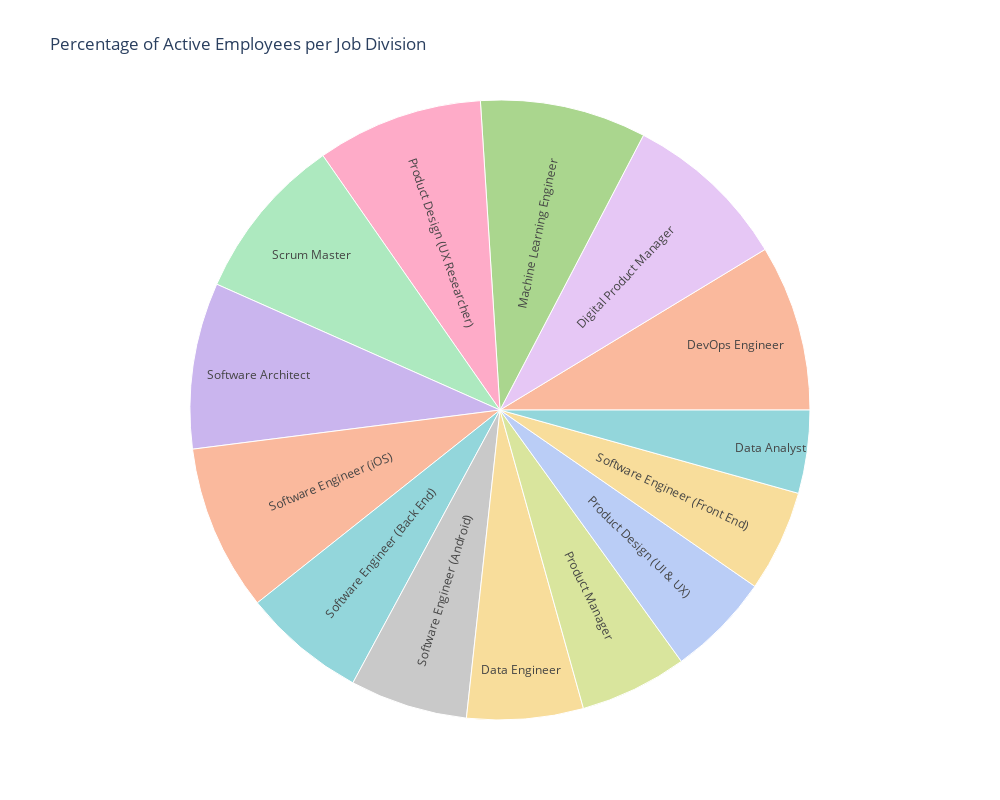

Notebook source saved alongside this figure:
### Code cell
import plotly.express as px

fig = px.sunburst(Pekerjaan_yes_no, path=['Pekerjaan'], values='active_percent',
                 color='Pekerjaan', hover_data=['Pekerjaan', 'active_percent', 'total'],
                 title='Percentage of Active Employees per Job Division',
                 color_discrete_sequence=px.colors.qualitative.Pastel,
                 width=1000, height=800)

fig.update_traces(sort=True)
fig.update_layout(legend=dict(orientation="h", x=0, y=1.1))
fig.update_traces(hovertemplate="<br>".join([
    "<b>Job Division:</b> %{label}",
    "<b>Active Percentage:</b> %{value:.2%}"]))

fig.show()

### Figure 1 — Plotly figure (JSON) as saved in the notebook; plotly's stock layout.template omitted (floating-point values rounded to 4 significant figures)
{"data": [{"branchvalues": "total", "customdata": [["Data Analyst", 0.5, 16, "Data Analyst"], ["Data Engineer", 0.7, 10, "Data Engineer"], ["DevOps Engineer", 1, 3, "DevOps Engineer"], ["Digital Product Manager", 1, 2, "Digital Product Manager"], ["Machine Learning Engineer", 1, 2, "Machine Learning Engineer"], ["Product Design (UI & UX)", 0.625, 24, "Product Design (UI & UX)"], ["Product Design (UX Researcher)", 1, 1, "Product Design (UX Researcher)"], ["Product Manager", 0.6471, 17, "Product Manager"], ["Scrum Master", 1, 3, "Scrum Master"], ["Software Architect", 1, 1, "Software Architect"], ["Software Engineer (Android)", 0.7083, 24, "Software Engineer (Android)"], ["Software Engineer (Back End)", 0.7431, 109, "Software Engineer (Back End)"], ["Software Engineer (Front End)", 0.6111, 72, "Software Engineer (Front End)"], ["Software Engineer (iOS)", 1, 3, "Software Engineer (iOS)"]], "domain": {"x": [0, 1], "y": [0, 1]}, "hovertemplate": "<b>Job Division:</b> %{label}<br><b>Active Percentage:</b> %{value:.2%}", "ids": ["Data Analyst", "Data Engineer", "DevOps Engineer", "Digital Product Manager", "Machine Learning Engineer", "Product Design (UI & UX)", "Product Design (UX Researcher)", "Product Manager", "Scrum Master", "Software Architect", "Software Engineer (Android)", "Software Engineer (Back End)", "Software Engineer (Front End)", "Software Engineer (iOS)"], "labels": ["Data Analyst", "Data Engineer", "DevOps Engineer", "Digital Product Manager", "Machine Learning Engineer", "Product Design (UI & UX)", "Product Design (UX Researcher)", "Product Manager", "Scrum Master", "Software Architect", "Software Engineer (Android)", "Software Engineer (Back End)", "Software Engineer (Front End)", "Software Engineer (iOS)"], "marker": {"colors": ["rgb(102, 197, 204)", "rgb(246, 207, 113)", "rgb(248, 156, 116)", "rgb(220, 176, 242)", "rgb(135, 197, 95)", "rgb(158, 185, 243)", "rgb(254, 136, 177)", "rgb(201, 219, 116)", "rgb(139, 224, 164)", "rgb(180, 151, 231)", "rgb(179, 179, 179)", "rgb(102, 197, 204)", "rgb(246, 207, 113)", "rgb(248, 156, 116)"]}, "name": "", "parents": ["", "", "", "", "", "", "", "", "", "", "", "", "", ""], "sort": true, "type": "sunburst", "values": [0.5, 0.7, 1, 1, 1, 0.625, 1, 0.6471, 1, 1, 0.7083, 0.7431, 0.6111, 1]}], "layout": {"height": 800, "legend": {"orientation": "h", "tracegroupgap": 0, "x": 0, "y": 1.1}, "sunburstcolorway": ["rgb(102, 197, 204)", "rgb(246, 207, 113)", "rgb(248, 156, 116)", "rgb(220, 176, 242)", "rgb(135, 197, 95)", "rgb(158, 185, 243)", "rgb(254, 136, 177)", "rgb(201, 219, 116)", "rgb(139, 224, 164)", "rgb(180, 151, 231)", "rgb(179, 179, 179)"], "title": {"text": "Percentage of Active Employees per Job Division"}, "width": 1000}}
